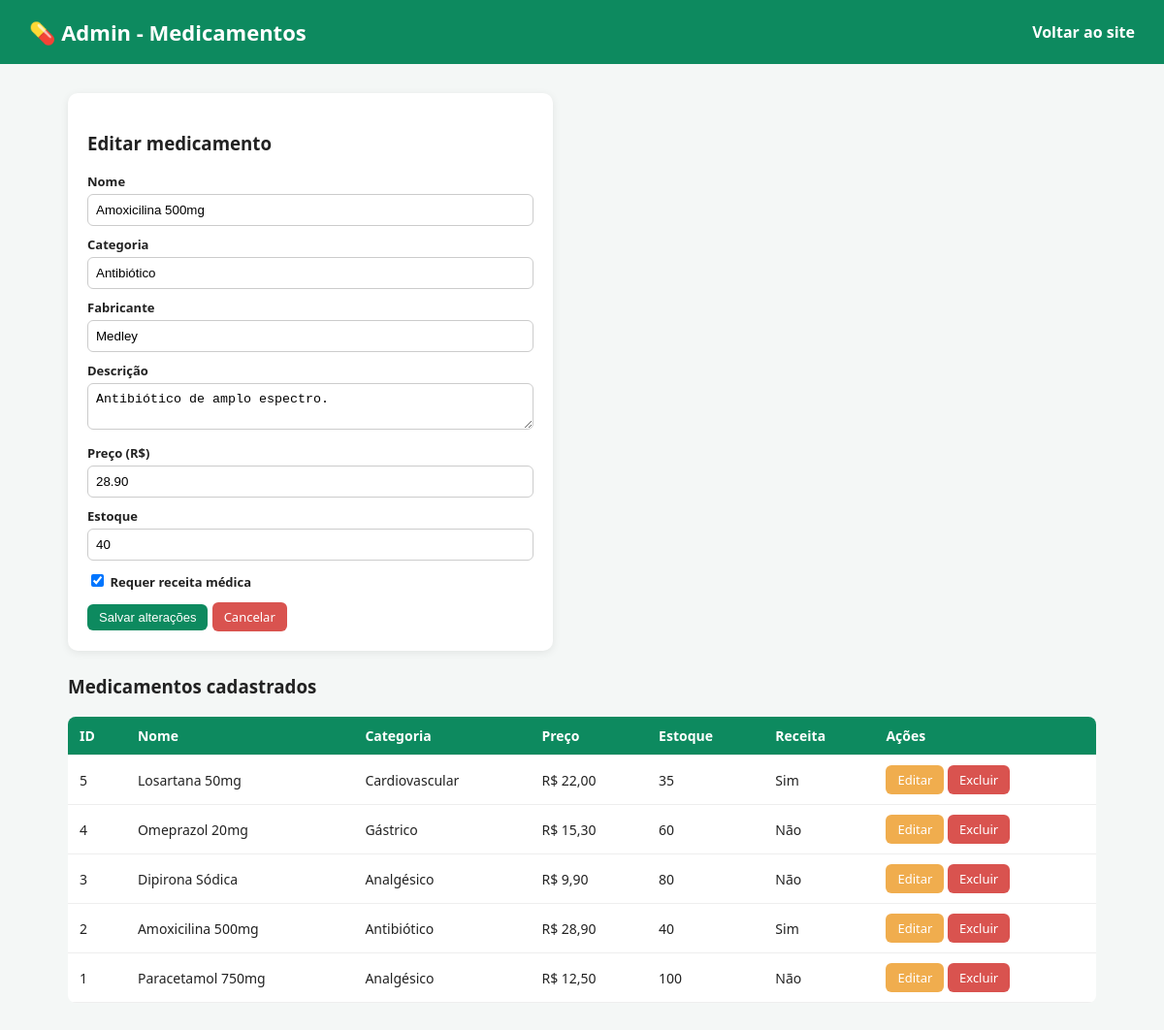
Screenshot of /crud_medicamentos.php?editar=2 with the database file from the repository.
### tables this page shows
CREATE TABLE IF NOT EXISTS medicamentos (
    id INT AUTO_INCREMENT PRIMARY KEY,
    nome VARCHAR(150) NOT NULL,
    categoria VARCHAR(80) NOT NULL,
    fabricante VARCHAR(120) NOT NULL,
    descricao TEXT,
    preco DECIMAL(10,2) NOT NULL,
    estoque INT NOT NULL DEFAULT 0,
    precisa_receita TINYINT(1) NOT NULL DEFAULT 0,
    imagem VARCHAR(255) DEFAULT 'sem-imagem.png',
    criado_em TIMESTAMP DEFAULT CURRENT_TIMESTAMP
);

### crud_medicamentos.php (the view, shortened to what this page needs)
<?php
require_once "config.php";
$editando = null;
if (isset($_GET['editar'])) {
    $stmt = $pdo->prepare("SELECT * FROM medicamentos WHERE id=?");
    $stmt->execute([(int)$_GET['editar']]);
    $editando = $stmt->fetch(PDO::FETCH_ASSOC);
}
$lista = $pdo->query("SELECT * FROM medicamentos ORDER BY id DESC")->fetchAll(PDO::FETCH_ASSOC);
?>
<!DOCTYPE html>
<html lang="pt-br">
<head><meta charset="UTF-8"><title>CRUD Medicamentos</title><link rel="stylesheet" href="css/style.css"></head>
<body>
<header><h1>💊 Admin - Medicamentos</h1><nav><a href="index.php">Voltar ao site</a></nav></header>
<div class="container">
    <form class="form-box" method="post">
        <h3><?= $editando ? 'Editar medicamento' : 'Novo medicamento' ?></h3>
        <label>Nome</label>
        <input type="text" name="nome" required value="<?= htmlspecialchars($editando['nome'] ?? '') ?>">
        <label>Categoria</label>
        <input type="text" name="categoria" required value="<?= htmlspecialchars($editando['categoria'] ?? '') ?>">
        <label>Fabricante</label>
        <input type="text" name="fabricante" required value="<?= htmlspecialchars($editando['fabricante'] ?? '') ?>">
        <label>Descrição</label>
        <textarea name="descricao"><?= htmlspecialchars($editando['descricao'] ?? '') ?></textarea>
        <label>Preço (R$)</label>
        <input type="text" name="preco" required value="<?= htmlspecialchars($editando['preco'] ?? '') ?>">
        <label>Estoque</label>
        <input type="number" name="estoque" required value="<?= htmlspecialchars($editando['estoque'] ?? 0) ?>">
        <label><input type="checkbox" name="precisa_receita" style="width:auto; display:inline;" <?= (!empty($editando['precisa_receita'])) ? 'checked' : '' ?>> Requer receita médica</label>
        <button class="btn btn-add" type="submit" style="margin-top:14px;"><?= $editando ? 'Salvar alterações' : 'Cadastrar' ?></button>
        <?php if ($editando): ?><a href="crud_medicamentos.php" class="btn btn-del">Cancelar</a><?php endif; ?>
    </form>
    <h3>Medicamentos cadastrados</h3>
    <table>
        <tr><th>ID</th><th>Nome</th><th>Categoria</th><th>Preço</th><th>Estoque</th><th>Receita</th><th>Ações</th></tr>
        <?php foreach ($lista as $m): ?>
        <tr>
            <td><?= $m['id'] ?></td>
            <td><?= htmlspecialchars($m['nome']) ?></td>
            <td><?= htmlspecialchars($m['categoria']) ?></td>
            <td>R$ <?= number_format($m['preco'],2,',','.') ?></td>
            <td><?= $m['estoque'] ?></td>
            <td><?= $m['precisa_receita'] ? 'Sim' : 'Não' ?></td>
            <td>
                <a class="btn btn-edit" href="?editar=<?= $m['id'] ?>">Editar</a>
                <a class="btn btn-del" href="?excluir=<?= $m['id'] ?>" onclick="return confirm('Excluir este medicamento?');">Excluir</a>
            </td>
        </tr>
        <?php endforeach; ?>
    </table>
</div>
</body>
</html>

### style.css (style rules this page uses)
* { box-sizing: border-box; }
body { font-family: 'Segoe UI', Arial, sans-serif; margin: 0; background: #f4f7f6; color: #222; }
header { background: #0d8a5f; color: #fff; padding: 18px 30px; display: flex; justify-content: space-between; align-items: center; }
header h1 { margin: 0; font-size: 22px; }
nav a { color: #fff; margin-left: 18px; text-decoration: none; font-weight: 600; }
.container { max-width: 1100px; margin: 30px auto; padding: 0 20px; }
table { width: 100%; border-collapse: collapse; background: #fff; border-radius: 8px; overflow: hidden; }
table th, table td { padding: 10px 12px; border-bottom: 1px solid #eee; text-align: left; font-size: 14px; }
table th { background: #0d8a5f; color: #fff; }
.btn { display: inline-block; padding: 6px 12px; border-radius: 6px; font-size: 13px; text-decoration: none; color: #fff; border: none; cursor: pointer; }
.btn-add { background: #0d8a5f; }
.btn-edit { background: #f0ad4e; }
.btn-del { background: #d9534f; }
form.form-box { background: #fff; padding: 20px; border-radius: 10px; max-width: 500px; margin-bottom: 24px; box-shadow: 0 2px 8px rgba(0,0,0,0.08); }
form.form-box label { display: block; margin-top: 10px; font-size: 13px; font-weight: 600; }
form.form-box input, form.form-box select, form.form-box textarea { width: 100%; padding: 8px; margin-top: 4px; border: 1px solid #ccc; border-radius: 6px; }

### rows the page displays
medicamentos: nome "Amoxicilina 500mg", categoria "Antibiótico", fabricante "Medley", descricao "Antibiótico de amplo espectro.", preco "28.90", estoque "40", precisa_receita "☑", id "2", preco "28,90", shows "Sim"
medicamentos: id "5", nome "Losartana 50mg", categoria "Cardiovascular", preco "22,00", estoque "35", precisa_receita "Sim"
medicamentos: id "4", nome "Omeprazol 20mg", categoria "Gástrico", preco "15,30", estoque "60", precisa_receita "Não"
medicamentos: id "3", nome "Dipirona Sódica", categoria "Analgésico", preco "9,90", estoque "80", precisa_receita "Não"
medicamentos: id "1", nome "Paracetamol 750mg", categoria "Analgésico", preco "12,50", estoque "100", precisa_receita "Não"
